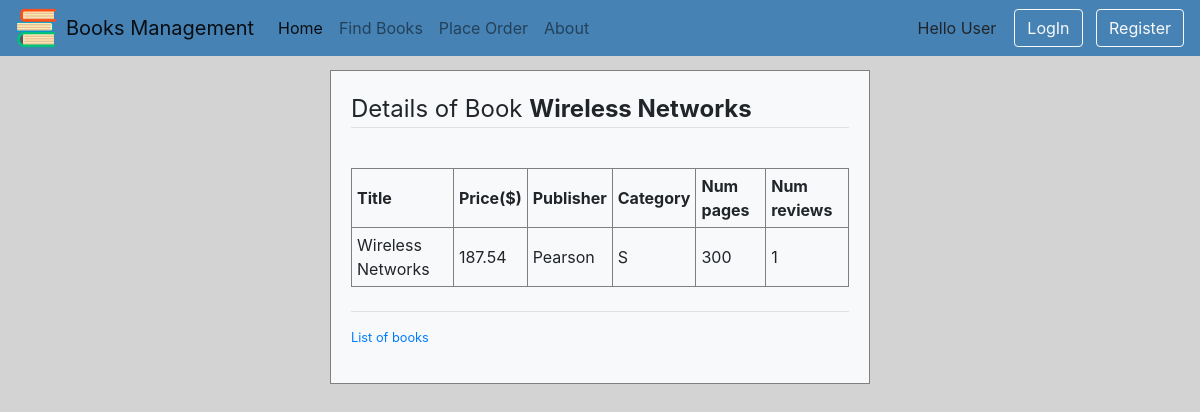
Screenshot of /myapp/2/ with the database file from the repository.
### myapp/models.py (models this page shows, shortened)
class Book(models.Model):
    CATEGORY_CHOICES = [
        ('S', 'Scinece&Tech'),
        ('F', 'Fiction'),
        ('B', 'Biography'),
        ('T', 'Travel'),
        ('O', 'Other')
    ]
    title = models.CharField(max_length=200)
    category = models.CharField(max_length=1, choices=CATEGORY_CHOICES, default='S')
    num_pages = models.PositiveIntegerField(default=100)
    price = models.DecimalField(max_digits=10, decimal_places=2, validators=[MaxValueValidator(1000), MinValueValidator(0)])
    publisher = models.ForeignKey(Publisher, related_name='books', on_delete=models.CASCADE)
    description=models.TextField(max_length=500, blank=True)
    num_reviews=models.PositiveIntegerField(default=0, validators=[MaxValueValidator(5), MinValueValidator(1)])

class Publisher(models.Model):
    name = models.CharField(max_length=200)
    website = models.URLField()
    city = models.CharField(max_length=20, blank=True)
    country=models.CharField(max_length=200,default='USA')

### myapp/views.py (the view)
# urls.py: path(r'<int:book_id>/',views.Detail.as_view(), name='detail'),
class Detail(View):
    def get(self,request, book_id):
        book=get_object_or_404(Book,id=book_id)
        return render(request,'myapp/detail.html',{'book':book})

### myapp/templates/myapp/detail.html
{% extends 'myapp/base.html' %}
{% load crispy_forms_tags %}
{% block body_block %}
    {% if book %}
    <fieldset class="form-group">
         <legend class="border-bottom mb-4">Details of Book <span class="font-weight-bold">{{ book.title }}</span></legend>
    </fieldset>
    <table border="1">
        <tr>
            <th>Title</th>
            <th>Price($)</th>
            <th>Publisher</th>
            <th>Category</th>
            <th>Num pages</th>
            <th>Num reviews</th>
        </tr>
        <tr>
            <td>{{ book.title }}</td>
            <td>{{ book.price }}</td>
            <td>{{ book.publisher.name }}</td>
            <td>{{ book.category }}</td>
            <td>{{ book.num_pages }}</td>
            <td>{{ book.num_reviews }}</td>
        </tr>
    </table>
    {% endif %}
    <br>
    <div class="border-top pt-3">
        <small class="text-muted">
            <p><a href="{% url 'myapp:index' %}">List of books</a></p>
        </small>
    </div>
{% endblock %}

### myapp/static/myapp/style.css (style rules this page uses)
body { background-color: lightgrey; font-family: -apple-system,BlinkMacSystemFont,"Segoe UI",Roboto,"Helvetica Neue",Arial,"Noto Sans",sans-serif,"Apple Color Emoji","Segoe UI Emoji","Segoe UI Symbol","Noto Color Emoji"; margin: 0px; }
table { border-collapse: collapse; }
th, td { padding: 5px; }

### rows the page displays
Book: title "Wireless Networks", price "187.54", publisher.name "Pearson", category "S", num_pages "300", num_reviews "1"
